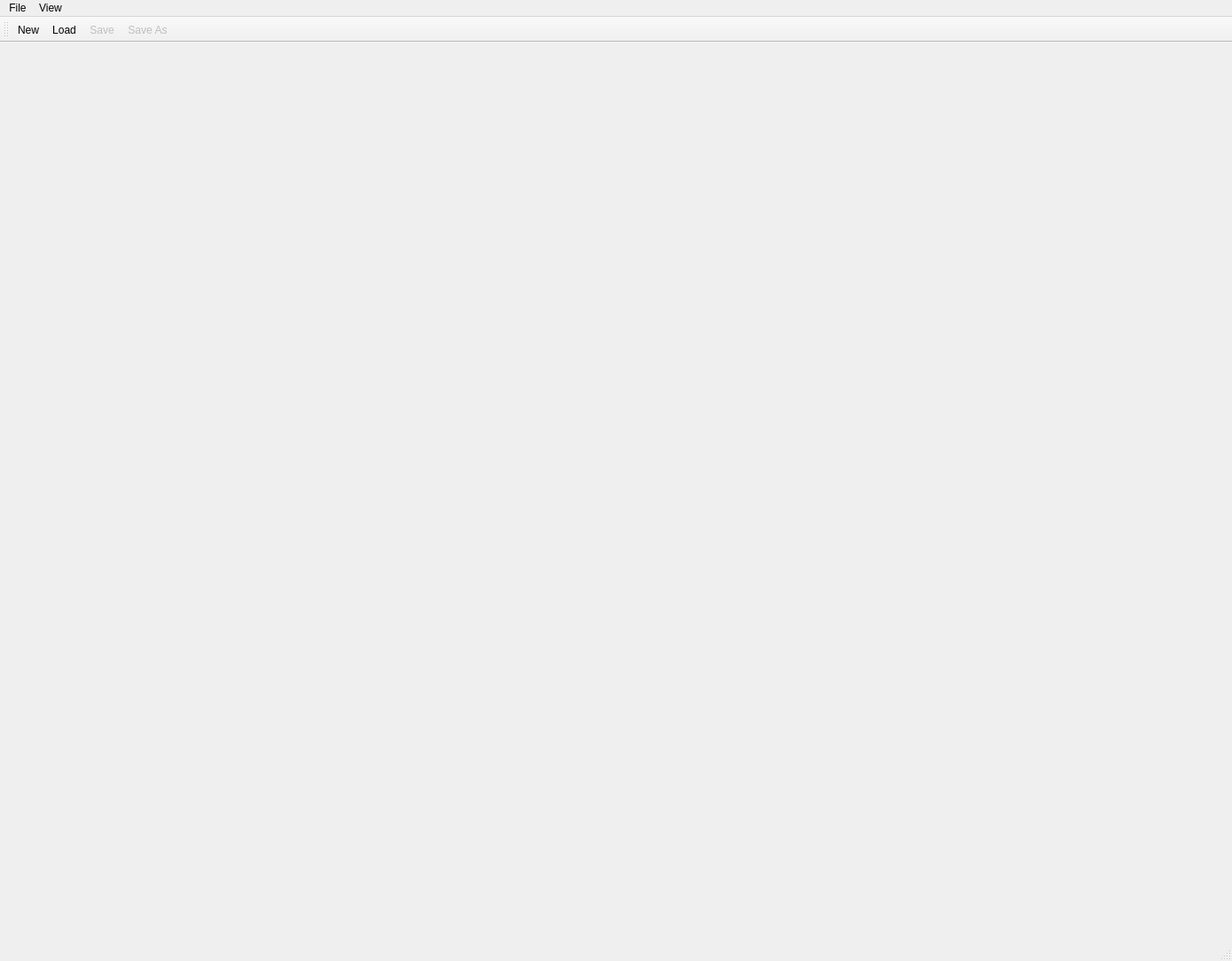
<?xml version="1.0" encoding="UTF-8"?>
<ui version="4.0">
 <class>TemplateEditorMain</class>
 <widget class="QMainWindow" name="TemplateEditorMain">
  <property name="geometry">
   <rect>
    <x>0</x>
    <y>0</y>
    <width>1389</width>
    <height>1084</height>
   </rect>
  </property>
  <property name="windowTitle">
   <string>Template Editor</string>
  </property>
  <property name="dockOptions">
   <set>QMainWindow::AllowTabbedDocks</set>
  </property>
  <widget class="QWidget" name="centralWidget">
   <layout class="QVBoxLayout" name="verticalLayout"/>
  </widget>
  <widget class="QStatusBar" name="statusbar"/>
  <widget class="QToolBar" name="toolBar">
   <property name="windowTitle">
    <string>toolBar</string>
   </property>
   <attribute name="toolBarArea">
    <enum>TopToolBarArea</enum>
   </attribute>
   <attribute name="toolBarBreak">
    <bool>false</bool>
   </attribute>
   <addaction name="actNew"/>
   <addaction name="actLoad"/>
   <addaction name="actSave"/>
   <addaction name="actSaveAs"/>
  </widget>
  <widget class="QMenuBar" name="menubar">
   <property name="geometry">
    <rect>
     <x>0</x>
     <y>0</y>
     <width>1389</width>
     <height>22</height>
    </rect>
   </property>
   <widget class="QMenu" name="menuFile">
    <property name="title">
     <string>File</string>
    </property>
    <addaction name="actNew"/>
    <addaction name="actLoad"/>
    <addaction name="actInclude"/>
    <addaction name="separator"/>
    <addaction name="actSave"/>
    <addaction name="actSaveAs"/>
    <addaction name="separator"/>
   </widget>
   <widget class="QMenu" name="menuView">
    <property name="title">
     <string>View</string>
    </property>
   </widget>
   <addaction name="menuFile"/>
   <addaction name="menuView"/>
  </widget>
  <action name="actPreview">
   <property name="text">
    <string>Update Preview</string>
   </property>
   <property name="toolTip">
    <string>Update Preview</string>
   </property>
  </action>
  <action name="actNew">
   <property name="text">
    <string>New</string>
   </property>
  </action>
  <action name="actLoad">
   <property name="text">
    <string>Load...</string>
   </property>
  </action>
  <action name="actSave">
   <property name="enabled">
    <bool>false</bool>
   </property>
   <property name="text">
    <string>Save</string>
   </property>
  </action>
  <action name="actInclude">
   <property name="enabled">
    <bool>false</bool>
   </property>
   <property name="text">
    <string>Include...</string>
   </property>
  </action>
  <action name="actSaveAs">
   <property name="enabled">
    <bool>false</bool>
   </property>
   <property name="text">
    <string>Save As...</string>
   </property>
   <property name="toolTip">
    <string>Save with a specific file name.</string>
   </property>
  </action>
  <action name="actionAttributes">
   <property name="text">
    <string>Attributes</string>
   </property>
  </action>
  <action name="actUpdate">
   <property name="text">
    <string>Update...</string>
   </property>
  </action>
 </widget>
 <resources/>
 <connections/>
</ui>
